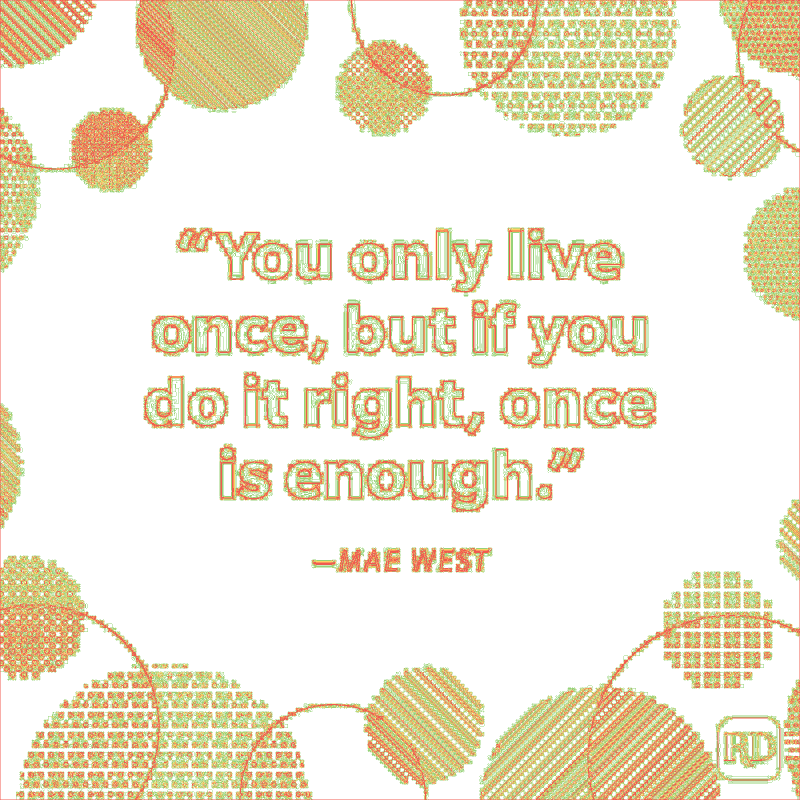
#> input picture outputs/pixel_classification.png, 1600 x 1600 px, given in place of quotes.bmp, which was not available (shown at 1/2 size)
$ python main.py
#> lines starting #> are read from the running program, lines starting #| are printed output that depends on the picture; pictures that were not available may be replaced by others from this repository, and a replacement may not be noted
### preprocessing.py
import cv2
import numpy as np
def load_image(image_path):
#> called with image_path = 'quotes.bmp'
    img = cv2.imread(image_path, cv2.IMREAD_GRAYSCALE)
    if img is None:
        raise FileNotFoundError(
            f"Image not found: {image_path}"
        )
    return img

def preprocess_image(img):
    if img.ndim != 2:
        raise ValueError("Input image must be grayscale.")
    img = img.astype(np.int32)
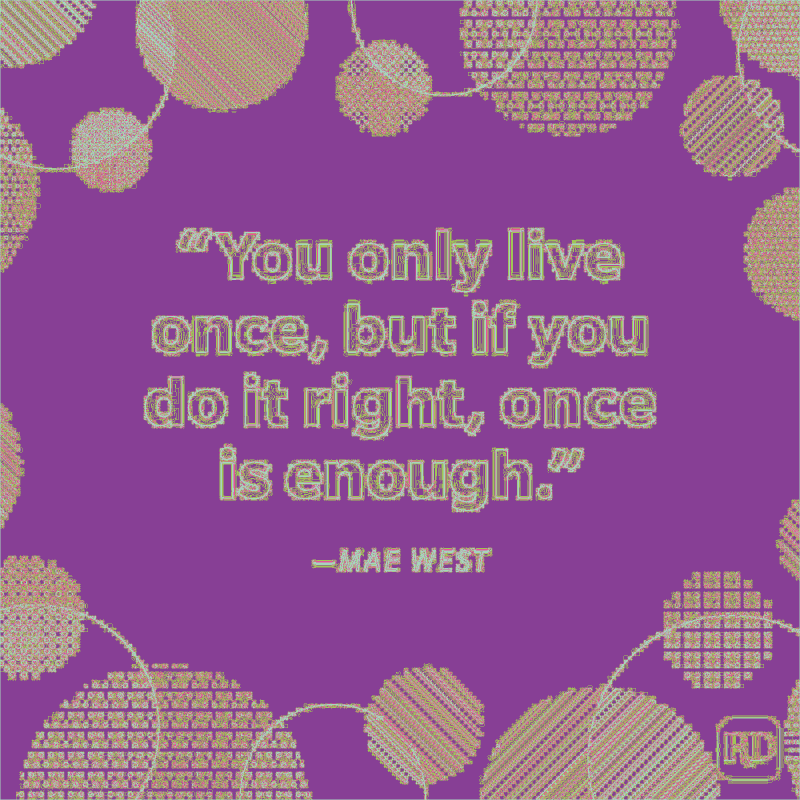
#> img: shape (1600, 1600) int32 (shown at 1/2 size); 4 distinct labels, from 133 to 255; one colour per label, 0 black
    return img

### predictor.py
import numpy as np

class RhombusPredictor:

    @staticmethod
    def predict(image: np.ndarray) -> np.ndarray:
        image = image.astype(np.int32)
        h, w = image.shape
        predicted = np.zeros((h, w), dtype=np.int32)
        for i in range(1, h - 1):
            for j in range(1, w - 1):
                top = image[i - 1, j]
                left = image[i, j - 1]
                right = image[i, j + 1]
                bottom = image[i + 1, j]
                predicted[i, j] = (top + left + right + bottom) // 4
        return predicted

    @staticmethod
    def prediction_error(image: np.ndarray):
        predicted = RhombusPredictor.predict(image)
        error = image.astype(np.int32) - predicted
        return predicted, error

### checkerboard.py
import numpy as np
import cv2
def create_checkerboard(image, layer=0):
    h, w = image.shape
    checkerboard = np.zeros_like(image)
    for i in range(1, h - 1):
        for j in range(1, w - 1):
            if (i + j) % 2 == layer:
                checkerboard[i, j] = image[i, j]
    return checkerboard

# [8 lines left out: function create_checkerboard_mask, not called in this run]

### metrics.py
import numpy as np
def calculate_error_statistics(error):
    minimum = np.min(error)
    maximum = np.max(error)
    mean = np.mean(error)
    std = np.std(error)
    zero_error_pixels = np.sum(error == 0)
    total_pixels = error.size
    zero_error_percentage = (
        zero_error_pixels /
        total_pixels
    ) * 100
    return {
        "Minimum Error": minimum,
        "Maximum Error": maximum,
        "Mean Error": mean,
        "Standard Deviation": std,
        "Zero Error Pixels": zero_error_pixels,
        "Zero Error Percentage": zero_error_percentage
    }

def save_statistics(stats):
    with open(
        "outputs/results.txt",
        "w"
    ) as f:
        f.write("S+PEE Prediction Results\n")
        f.write("========================\n\n")
        for key, value in stats.items():
            if isinstance(value, float):
                f.write(
                    f"{key}: {value:.4f}\n"
                )
            else:
                f.write(
                    f"{key}: {value}\n"
                )

### visualization.py
import cv2
import numpy as np
import matplotlib.pyplot as plt
import os


def save_image(image, filename):
    os.makedirs("outputs", exist_ok=True)
    cv2.imwrite(filename, image)

def normalize_error(error):
    error_display = cv2.normalize(
        error.astype(np.float32),
        None,
        0,
        255,
        cv2.NORM_MINMAX
    )
    return error_display.astype(np.uint8)

def save_prediction_error_image(error):
    error_display = normalize_error(error)
    save_image(
        error_display,
        "outputs/prediction_error.png"
    )

def save_histogram(error):
    os.makedirs("outputs", exist_ok=True)
    plt.figure(figsize=(10, 6))
    plt.hist(
        error.flatten(),
        bins=100
    )
    plt.title("Prediction Error Histogram")
    plt.xlabel("Prediction Error")
    plt.ylabel("Frequency")
    plt.grid(True, alpha=0.3)
    plt.tight_layout()
    plt.savefig(
        "outputs/error_histogram.png",
        dpi=300
    )
    plt.close()

def save_all_images(
        original,
        predicted,
        error,
        checkerboard
):
    os.makedirs("outputs", exist_ok=True)
    cv2.imwrite(
        "outputs/original.png",
        original.astype(np.uint8)
    )
    cv2.imwrite(
        "outputs/predicted.png",
        np.clip(predicted, 0, 255).astype(np.uint8)
    )
    save_prediction_error_image(error)
    cv2.imwrite(
        "outputs/checkerboard.png",
        checkerboard.astype(np.uint8)
    )
    save_histogram(error)

### main.py
import os
import cv2
import numpy as np
import matplotlib.pyplot as plt
from matplotlib.colors import ListedColormap
from matplotlib.patches import Patch

from preprocessing import (
    load_image,
    preprocess_image
)

from predictor import RhombusPredictor

from checkerboard import (
    create_checkerboard
)

from visualization import (
    save_all_images
)

from metrics import (
    calculate_error_statistics,
    save_statistics
)


# ============================================================
# 1. CREATE OUTPUT FOLDER
# ============================================================

os.makedirs("outputs", exist_ok=True)


# ============================================================
# 2. LOAD IMAGE
# ============================================================

image_path = "quotes.bmp"

img = load_image(image_path)
img = preprocess_image(img)

print("==============================================")
print("       REVERSIBLE DATA HIDING PROJECT")
print("==============================================")

print("\nImage loaded successfully.")
print("Image shape:", img.shape)
#| Image shape: (1600, 1600)
print("Image data type:", img.dtype)
#| Image data type: int32


# ============================================================
# 3. ORIGINAL IMAGE INFORMATION
# ============================================================

print("\n==============================================")
print("       ORIGINAL IMAGE INFORMATION")
print("==============================================")

print("Image Height       :", img.shape[0])
#| Image Height       : 1600
print("Image Width        :", img.shape[1])
#| Image Width        : 1600
print("Minimum Pixel Value:", np.min(img))
#| Minimum Pixel Value: 133
print("Maximum Pixel Value:", np.max(img))
#| Maximum Pixel Value: 255
print("Mean Pixel Value   :", round(np.mean(img), 4))
#| Mean Pixel Value   : 232.7845


# ============================================================
# 4. ORIGINAL PIXEL MATRIX
# ============================================================

print("\n==============================================")
print("       ORIGINAL PIXEL MATRIX (10 x 10)")
print("==============================================")

print(img[:10, :10])
#| [[133 133 133 133 133 133 133 133 133 133]
#|  [133 181 181 255 181 210 181 181 133 133]
#|  [133 181 255 255 181 210 210 133 133 133]
#> (further printed lines are left out)

np.savetxt(
    "outputs/original_matrix.txt",
    img,
    fmt="%d"
)


# ============================================================
# 5. RHOMBUS PREDICTION
# ============================================================

predicted, error = RhombusPredictor.prediction_error(img)

print("\n==============================================")
print("       RHOMBUS PREDICTION COMPLETED")
print("==============================================")


# ============================================================
# 6. PREDICTED IMAGE INFORMATION
# ============================================================

print("\n==============================================")
print("       PREDICTED IMAGE INFORMATION")
print("==============================================")

print("Minimum Predicted Value:", np.min(predicted))
#| Minimum Predicted Value: 0
print("Maximum Predicted Value:", np.max(predicted))
#| Maximum Predicted Value: 255
print("Mean Predicted Value   :", round(np.mean(predicted), 4))
#| Mean Predicted Value   : 232.2829


# ============================================================
# 7. PREDICTED PIXEL MATRIX
# ============================================================

print("\n==============================================")
print("       PREDICTED PIXEL MATRIX (10 x 10)")
print("==============================================")

print(predicted[:10, :10])
#| [[  0   0   0   0   0   0   0   0   0   0]
#|  [  0 157 206 187 194 176 183 145 145 152]
#|  [  0 187 199 218 225 195 183 164 133 152]
#> (further printed lines are left out)

np.savetxt(
    "outputs/predicted_matrix.txt",
    predicted,
    fmt="%d"
)


# ============================================================
# 8. PREDICTION ERROR INFORMATION
# ============================================================

print("\n==============================================")
print("       PREDICTION ERROR INFORMATION")
print("==============================================")

print("Minimum Error:", np.min(error))
#| Minimum Error: -122
print("Maximum Error:", np.max(error))
#| Maximum Error: 133
print("Mean Error   :", round(np.mean(error), 4))
#| Mean Error   : 0.5016


# ============================================================
# 9. PREDICTION ERROR MATRIX
# ============================================================

print("\n==============================================")
print("       PREDICTION ERROR MATRIX (10 x 10)")
print("==============================================")

print(error[:10, :10])
#| [[133 133 133 133 133 133 133 133 133 133]
#|  [133  24 -25  68 -13  34  -2  36 -12 -19]
#|  [133  -6  56  37 -44  15  27 -31   0 -19]
#> (further printed lines are left out)

np.savetxt(
    "outputs/prediction_error_matrix.txt",
    error,
    fmt="%d"
)


# ============================================================
# 10. PIXEL CLASSIFICATION
# ============================================================
#
# NOTE:
# The following four classes are used for VISUALIZATION:
#
# 0 -> Zero Error      : error == 0
# 1 -> Low Error       : |error| = 1 or 2
# 2 -> Medium Error    : |error| = 3 to 5
# 3 -> High Error      : |error| > 5
#
# This gives a presentation-friendly classification map
# similar to the example provided.
#
# This is a visualization classification. The actual S+PEE
# embedding thresholds Tn and Tp are handled separately.
# ============================================================

classification = np.zeros_like(error, dtype=np.uint8)

absolute_error = np.abs(error)
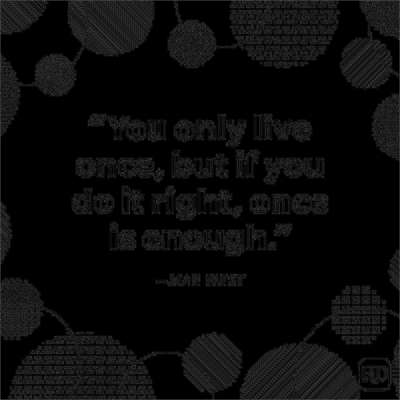
#> absolute_error: shape (1600, 1600) int32 (shown at 1/4 size); min 0, max 133, mean 10.5


# ------------------------------------------------------------
# Class 0: Zero Error
# ------------------------------------------------------------

classification[absolute_error == 0] = 0


# ------------------------------------------------------------
# Class 1: Low Error
# ------------------------------------------------------------

classification[
    (absolute_error >= 1) &
    (absolute_error <= 2)
] = 1


# ------------------------------------------------------------
# Class 2: Medium Error
# ------------------------------------------------------------

classification[
    (absolute_error >= 3) &
    (absolute_error <= 5)
] = 2


# ------------------------------------------------------------
# Class 3: High Error
# ------------------------------------------------------------

classification[
    absolute_error > 5
] = 3


# ============================================================
# 11. PRINT CLASSIFICATION RESULTS
# ============================================================

print("\n==============================================")
print("       PIXEL CLASSIFICATION")
print("==============================================")

print("Zero Error pixels   :", np.sum(classification == 0))
print("Low Error pixels    :", np.sum(classification == 1))
print("Medium Error pixels :", np.sum(classification == 2))
print("High Error pixels   :", np.sum(classification == 3))


# ============================================================
# 12. CLASSIFICATION MATRIX
# ============================================================

print("\n==============================================")
print("       CLASSIFICATION MATRIX (10 x 10)")
print("==============================================")

print(classification[:10, :10])

np.savetxt(
    "outputs/pixel_classification.txt",
    classification,
    fmt="%d"
)


# ============================================================
# 13. CREATE FULL PIXEL CLASSIFICATION IMAGE
# ============================================================

# RGB image
classification_image = np.zeros(
    (classification.shape[0],
     classification.shape[1],
     3),
    dtype=np.uint8
)


# Zero Error -> White
classification_image[classification == 0] = [255, 255, 255]

# Low Error -> Green
classification_image[classification == 1] = [150, 210, 120]

# Medium Error -> Yellow
classification_image[classification == 2] = [255, 210, 100]

# High Error -> Red
classification_image[classification == 3] = [240, 90, 80]


cv2.imwrite(
    "outputs/pixel_classification.png",
    cv2.cvtColor(classification_image, cv2.COLOR_RGB2BGR)
)
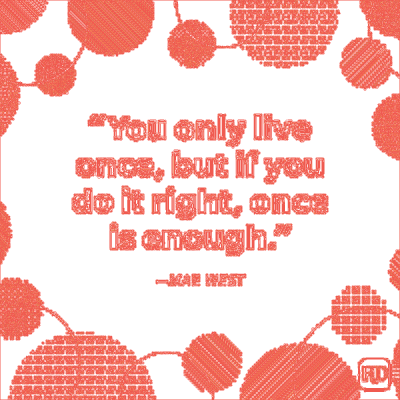
#> saved as pixel_classification.png: shape (1600, 1600, 3) (shown at 1/4 size); mean B, G, R 197.2, 202.2, 249.8

print("\nPixel classification image saved:")
print("outputs/pixel_classification.png")


# ============================================================
# 14. CREATE PRESENTATION-STYLE CLASSIFICATION MAP
# ============================================================
#
# We display a small region of the image with the actual
# prediction-error values written inside each cell.
#
# This produces an output similar to your reference image.
# ============================================================

display_size = 12

error_small = error[:display_size, :display_size]
class_small = classification[:display_size, :display_size]


# [5 lines of commented-out code are left out]

cmap = ListedColormap([
    "white",
    "lightgreen",
    "khaki",
    "salmon"
])


fig, ax = plt.subplots(figsize=(10, 8))

ax.imshow(
    class_small,
    cmap=cmap,
    vmin=0,
    vmax=3
)


# ------------------------------------------------------------
# Add prediction-error value inside every cell
# ------------------------------------------------------------

for i in range(display_size):
    for j in range(display_size):

        value = error_small[i, j]

        ax.text(
            j,
            i,
            str(int(value)),
            ha="center",
            va="center",
            fontsize=9,
            color="black"
        )


# ------------------------------------------------------------
# Grid
# ------------------------------------------------------------

ax.set_xticks(np.arange(-0.5, display_size, 1), minor=True)
ax.set_yticks(np.arange(-0.5, display_size, 1), minor=True)

ax.grid(
    which="minor",
    color="gray",
    linestyle="-",
    linewidth=0.8
)

ax.tick_params(
    which="minor",
    bottom=False,
    left=False
)


# ------------------------------------------------------------
# Remove normal axis ticks
# ------------------------------------------------------------

ax.set_xticks([])
ax.set_yticks([])


# ------------------------------------------------------------
# Title
# ------------------------------------------------------------

ax.set_title(
    "Pixel Classification Map",
    fontsize=16,
    fontweight="bold"
)


# ============================================================
# 15. CREATE LEGEND
# ============================================================

legend_elements = [

    Patch(
        facecolor="lightgreen",
        edgecolor="gray",
        label="Low Error (Suitable)"
    ),

    Patch(
        facecolor="khaki",
        edgecolor="gray",
        label="Medium Error (Marginal)"
    ),

    Patch(
        facecolor="salmon",
        edgecolor="gray",
        label="High Error (Avoid)"
    ),

    Patch(
        facecolor="white",
        edgecolor="gray",
        label="Zero Error (Exact Prediction)"
    )
]


ax.legend(
    handles=legend_elements,
    loc="upper left",
    bbox_to_anchor=(1.02, 1),
    frameon=True
)


plt.tight_layout()

plt.savefig(
    "outputs/pixel_classification_example.png",
    dpi=300,
    bbox_inches="tight"
)

plt.close()


print("Presentation-style classification map saved:")
print("outputs/pixel_classification_example.png")


# ============================================================
# 16. CHECKERBOARD PARTITION
# ============================================================

checkerboard = create_checkerboard(
    img,
    layer=0
)
#> after the loop in create_checkerboard, `for i in range(1, h - 1):`:
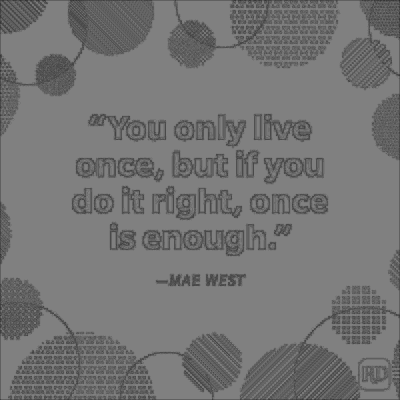
#> checkerboard: shape (1600, 1600) int32 (shown at 1/4 size); min 0, max 255, mean 116.2

print("\n==============================================")
print("       CHECKERBOARD PARTITION")
print("==============================================")

print("Checkerboard partition completed.")


# ============================================================
# 17. PREDICTION ERROR STATISTICS
# ============================================================

stats = calculate_error_statistics(error)
#> in calculate_error_statistics, `minimum = np.min(error)`: minimum = -122
#> in calculate_error_statistics, `maximum = np.max(error)`: maximum = 133
#> in calculate_error_statistics, `mean = np.mean(error)`: mean = 0.502
#> in calculate_error_statistics, `std = np.std(error)`: std = 22.14
#> in calculate_error_statistics, `zero_error_pixels = np.sum(error == 0)`: zero_error_pixels = 1707430
#> in calculate_error_statistics, `zero_error_percentage = ( zero_error_pixels / total_pixels ) * 100`: zero_error_percentage = 66.7
#> stats = {'Minimum Error': -122, 'Maximum Error': 133, 'Mean Error': 0.502, 'Standard Deviation': 22.14, 'Zero Error Pixels': 1707430, 'Zero Error Percentage': 66.7}

print("\n==============================================")
print("       PREDICTION ERROR STATISTICS")
print("==============================================")

for key, value in stats.items():
    print(f"{key}: {value}")
#> this loop made 6 passes
#> (key, value) on passes 1 to 4: ('Minimum Error', -122), ('Maximum Error', 133), ('Mean Error', 0.502), ('Standard Deviation', 22.14)
#> (printed output is left out)


# ============================================================
# 18. SAVE VISUAL OUTPUTS
# ============================================================

save_all_images(
    img,
    predicted,
    error,
    checkerboard
)
#> in save_histogram, `plt.savefig( "outputs/error_histogram.png", dpi=300 )`:
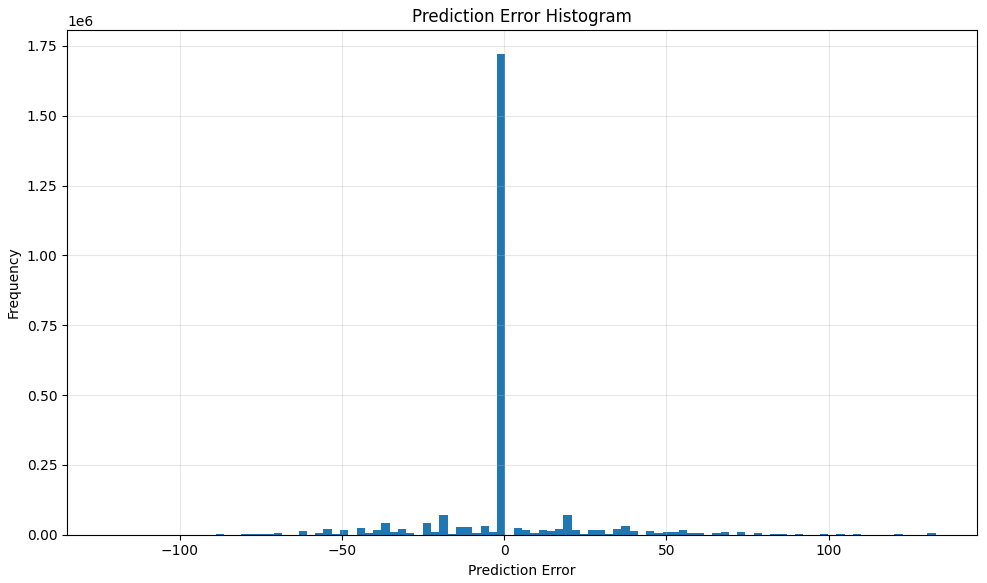
#> figure drawn by matplotlib, 1 panel; tallest bar 1719906 high, from x = -2.15 to 0.4

save_statistics(stats)
#> the loop in save_statistics, `for key, value in stats.items():` made 6 passes


# ============================================================
# 19. FINAL OUTPUT SUMMARY
# ============================================================

print("\n==============================================")
print("       ALL OUTPUTS GENERATED SUCCESSFULLY")
print("==============================================")

print("\nGenerated files:")

print("1.  outputs/original.png")
print("2.  outputs/predicted.png")
print("3.  outputs/prediction_error.png")
print("4.  outputs/checkerboard.png")
print("5.  outputs/error_histogram.png")
print("6.  outputs/results.txt")
print("7.  outputs/original_matrix.txt")
print("8.  outputs/predicted_matrix.txt")
print("9.  outputs/prediction_error_matrix.txt")
print("10. outputs/pixel_classification.txt")
print("11. outputs/pixel_classification.png")
print("12. outputs/pixel_classification_example.png")

print("\n==============================================")
print("       PROCESS COMPLETED")
print("==============================================")
